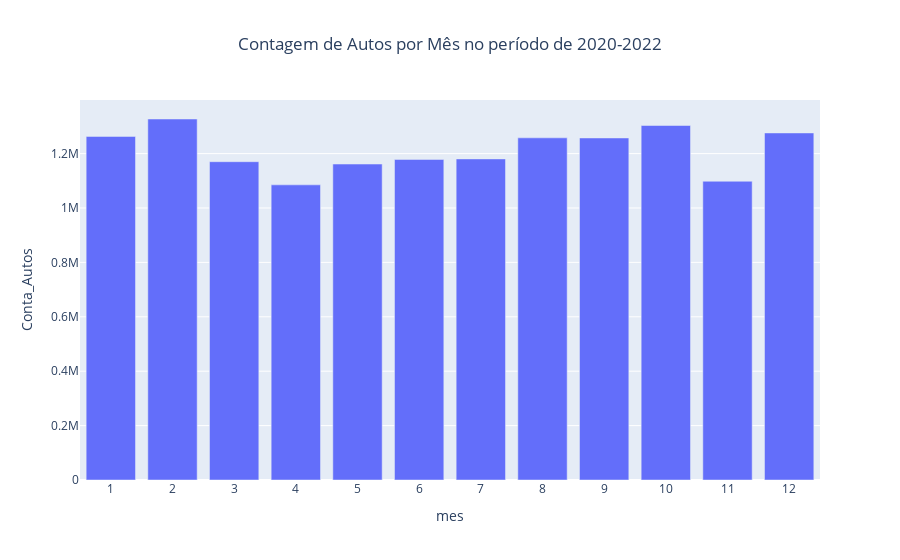

The notebook cell this image was saved under:
### Code cell
# Gráfico de barras do df_mes

plot_mes = px.bar(
    df_mes,
    x = 'mes',
    y = 'Conta_Autos',
    title = 'Contagem de Autos por Mês no período de 2020-2022'
)

plot_mes.update_layout(
    xaxis = {'dtick' : 1},
    title_x = 0.5
    )

plot_mes

### Figure 1 — Plotly figure (JSON) as saved in the notebook; plotly's stock layout.template omitted (floating-point values rounded to 4 significant figures)
{"data": [{"alignmentgroup": "True", "hovertemplate": "mes=%{x}<br>Conta_Autos=%{y}<extra></extra>", "legendgroup": "", "marker": {"color": "#636efa", "pattern": {"shape": ""}}, "name": "", "offsetgroup": "", "orientation": "v", "showlegend": false, "textposition": "auto", "type": "bar", "x": [2, 10, 12, 1, 8, 9, 7, 6, 3, 5, 11, 4], "xaxis": "x", "y": [1327215, 1303301, 1275938, 1263155, 1257932, 1257497, 1180487, 1178581, 1170239, 1161589, 1098311, 1085114], "yaxis": "y"}], "layout": {"barmode": "relative", "legend": {"tracegroupgap": 0}, "title": {"text": "Contagem de Autos por Mês no período de 2020-2022", "x": 0.5}, "xaxis": {"anchor": "y", "domain": [0, 1], "dtick": 1, "title": {"text": "mes"}}, "yaxis": {"anchor": "x", "domain": [0, 1], "title": {"text": "Conta_Autos"}}}}
